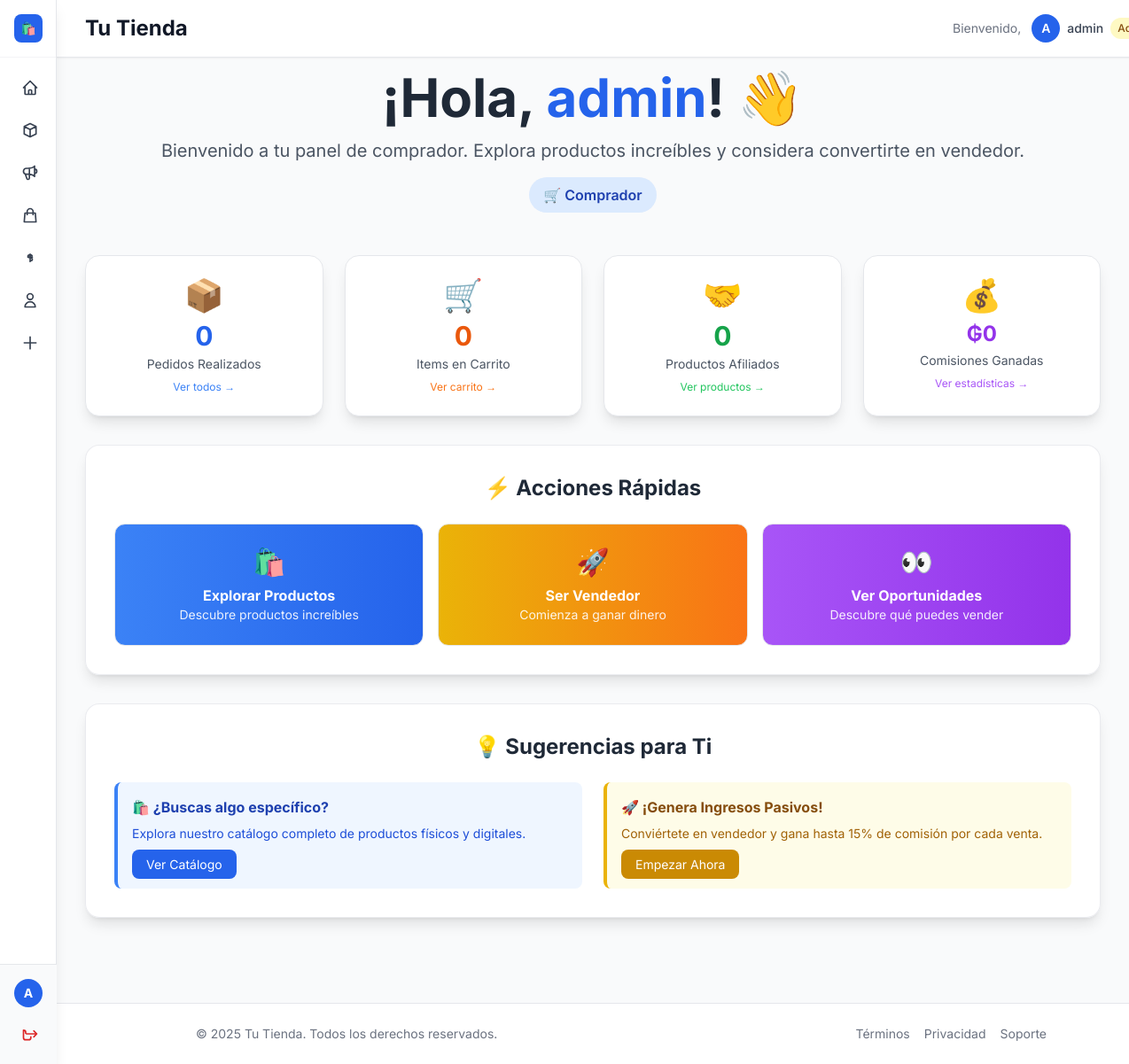
/usuarios/ (signed in), run on an earlier commit of the app's database.
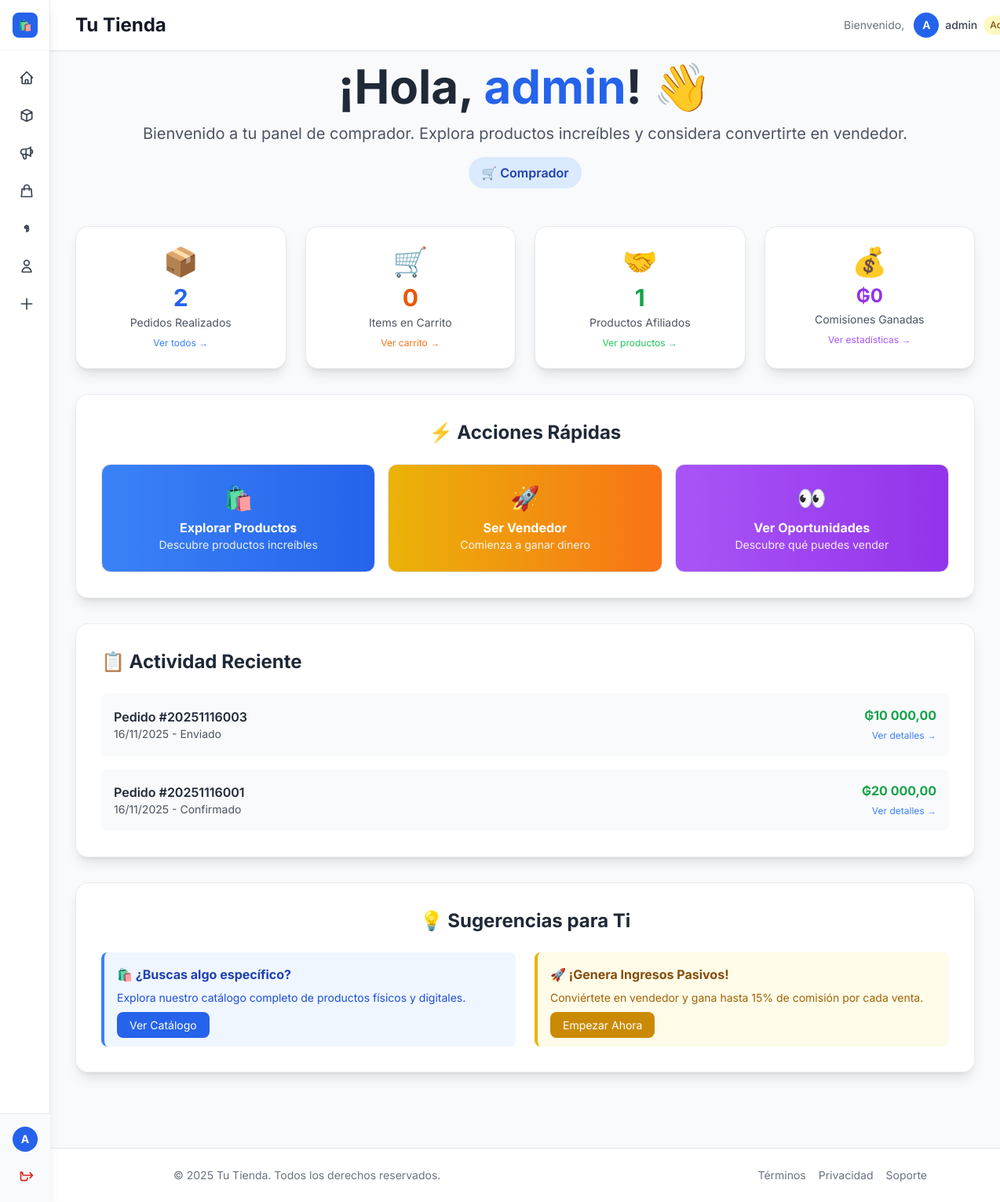
And on a later commit of the database.
### productos/models.py (models this page shows, shortened)
class Pedido(models.Model):
    ESTADO_CHOICES = (
        ('PENDIENTE', 'Pendiente'),  # Carrito activo
        ('CONFIRMADO', 'Confirmado'),
        ('PROCESANDO', 'En Proceso'),
        ('ENVIADO', 'Enviado'),
        ('ENTREGADO', 'Entregado'),
        ('CANCELADO', 'Cancelado'),
    )
    numero_pedido = models.CharField(max_length=20, unique=True, blank=True)
    usuario = models.ForeignKey(
        settings.AUTH_USER_MODEL,
        on_delete=models.CASCADE,
        related_name='pedidos',
        verbose_name='Usuario'
    )
    estado = models.CharField(
        max_length=20,
        choices=ESTADO_CHOICES,
        default='PENDIENTE',
        verbose_name='Estado'
    )
    total = models.DecimalField(
        max_digits=10,
        decimal_places=2,
        default=0,
        verbose_name='Total'
    )
    nombre_completo = models.CharField(max_length=200, blank=True, verbose_name='Nombre completo')
    email = models.EmailField(blank=True, verbose_name='Email')
    telefono = models.CharField(max_length=20, blank=True, verbose_name='Teléfono')
    direccion_envio = models.TextField(blank=True, verbose_name='Dirección de entrega')
    ciudad = models.CharField(max_length=100, blank=True, verbose_name='Ciudad')
    METODO_PAGO_CHOICES = (
        ('TRANSFERENCIA', 'Transferencia Bancaria'),
        ('CONTRA_ENTREGA', 'Pago en Puerta'),
        ('TARJETA', 'Tarjeta de Crédito/Débito'),
    )
    metodo_pago = models.CharField(
        max_length=20,
        choices=METODO_PAGO_CHOICES,
        blank=True,
        null=True,
        verbose_name='Método de Pago'
    )
    comprobante_pago = models.ImageField(
        upload_to='comprobantes/',
        null=True,
        blank=True,
        verbose_name='Comprobante de Pago',
        help_text='Imagen del comprobante de transferencia'
    )
    afiliado_referido = models.ForeignKey(
        settings.AUTH_USER_MODEL,
        on_delete=models.SET_NULL,
        null=True,
        blank=True,
        related_name='ventas_como_afiliado',
        verbose_name='Afiliado que refirió'
    )
    comision_total_field = models.DecimalField(
        max_digits=10,
        decimal_places=2,
        default=0,
        verbose_name='Comisión total'
    )
    porcentaje_comision = models.DecimalField(
        max_digits=5,
        decimal_places=2,
        default=10.00,
        verbose_name='% de comisión'
    )
    comision_pagada = models.BooleanField(
        default=False,
        verbose_name='Comisión pagada'
    )
    fecha_creacion = models.DateTimeField(auto_now_add=True, verbose_name='Fecha de creación')
    fecha_actualizacion = models.DateTimeField(auto_now=True, verbose_name='Última actualización')
    fecha_confirmacion = models.DateTimeField(null=True, blank=True, verbose_name='Fecha de confirmación')
    notas = models.TextField(blank=True, verbose_name='Notas del cliente')
    @property
    def comision_total(self):
        return self.comision_total_field
    class Meta:
        verbose_name = "Pedido"
        verbose_name_plural = "Pedidos"
        ordering = ['-fecha_creacion']

### usuarios/views.py (the view)
# urls.py: path('', views.home_tienda, name='home'),
def home(request):
    context = {}
    if request.user.is_authenticated:
        context['user'] = request.user
        context['tipo_usuario'] = request.user.get_tipo_usuario_display()
        context['pedidos_count'] = Pedido.objects.filter(
            usuario=request.user
        ).exclude(estado='PENDIENTE').count()
        try:
            carrito = Pedido.objects.get(usuario=request.user, estado='PENDIENTE')
            context['items_carrito'] = carrito.items.count()
        except Pedido.DoesNotExist:
            context['items_carrito'] = 0
        context['ultimos_pedidos'] = Pedido.objects.filter(
            usuario=request.user
        ).exclude(estado='PENDIENTE').order_by('-fecha_creacion')[:5]
        if request.user.es_vendedor():
            context['productos_afiliados_count'] = request.user.productos_afiliados.count()
            ventas_como_afiliado = Pedido.objects.filter(
                afiliado_referido=request.user
            ).exclude(estado='PENDIENTE')
            context['comisiones_totales'] = sum(v.comision_total for v in ventas_como_afiliado)
            context['ventas_generadas'] = ventas_como_afiliado.count()
            if request.user.is_superuser:
                context['productos_creados_count'] = request.user.productos_creados.count()
        else:
            context['productos_disponibles_count'] = Producto.objects.filter(activo=True).count()
            context['potencial_comision_mensual'] = 150000  # Ejemplo
    return render(request, 'usuarios/home.html', context)

### usuarios/models.py (called while the page is built)
    def es_comprador(self):
        return self.tipo_usuario == 'COMPRADOR'

    def es_vendedor(self):
        return self.tipo_usuario == 'VENDEDOR' or self.is_superuser

### usuarios/templates/usuarios/home.html (shortened to what the changed rows need)
{% extends 'base.html' %}
{% load humanize %}
{% block content %}
<div class="max-w-7xl mx-auto">
    <div class="text-center mb-12">
        <h1 class="text-4xl md:text-6xl font-bold text-gray-800 mb-4">
            ¡Hola, <span class="text-blue-600">{{ request.user.username|default:"Visitante" }}</span>! 👋
        </h1>
    </div>
    {% if request.user.is_authenticated %}
        <div class="grid grid-cols-1 md:grid-cols-4 gap-6 mb-8">
            <div class="glass-card stat-card rounded-2xl p-6 shadow-lg text-center">
                <div class="text-4xl mb-2">📦</div>
                <div class="text-3xl font-bold text-blue-600 mb-1">{{ pedidos_count }}</div>
                <div class="text-sm text-gray-600">Pedidos Realizados</div>
                <a href="{% url 'productos:mis_pedidos' %}" class="text-xs text-blue-500 hover:text-blue-700 mt-2 block">
                    Ver todos →
                </a>
            </div>
            <div class="glass-card stat-card rounded-2xl p-6 shadow-lg text-center">
                <div class="text-4xl mb-2">🛒</div>
                <div class="text-3xl font-bold text-orange-600 mb-1">{{ items_carrito }}</div>
                <div class="text-sm text-gray-600">Items en Carrito</div>
                <a href="{% url 'productos:ver_carrito' %}" class="text-xs text-orange-500 hover:text-orange-700 mt-2 block">
                    Ver carrito →
                </a>
            </div>
            {% if request.user.es_vendedor %}
            <div class="glass-card stat-card rounded-2xl p-6 shadow-lg text-center">
                <div class="text-4xl mb-2">🤝</div>
                <div class="text-3xl font-bold text-green-600 mb-1">{{ productos_afiliados_count }}</div>
                <div class="text-sm text-gray-600">Productos Afiliados</div>
                <a href="{% url 'productos:mis_productos' %}" class="text-xs text-green-500 hover:text-green-700 mt-2 block">
                    Ver productos →
                </a>
            </div>
            <div class="glass-card stat-card rounded-2xl p-6 shadow-lg text-center">
                <div class="text-4xl mb-2">💰</div>
                <div class="text-2xl font-bold text-purple-600 mb-1">₲{{ comisiones_totales|default:0|intcomma }}</div>
                <div class="text-sm text-gray-600">Comisiones Ganadas</div>
                <a href="{% url 'productos:estadisticas_vendedor' %}" class="text-xs text-purple-500 hover:text-purple-700 mt-2 block">
                    Ver estadísticas →
                </a>
            </div>
            {% endif %}
        </div>
        <div class="glass-card rounded-2xl p-8 shadow-lg mb-8">
            <h2 class="text-2xl font-bold text-gray-800 mb-6 text-center">⚡ Acciones Rápidas</h2>
            {% if request.user.es_comprador %}
            <div class="grid grid-cols-1 md:grid-cols-3 gap-4">
                <a href="{% url 'productos:home' %}" class="quick-action block p-6 bg-gradient-to-r from-blue-500 to-blue-600 text-white rounded-xl text-center hover:from-blue-600 hover:to-blue-700 transition duration-300">
                    <div class="text-3xl mb-2">🛍️</div>
                    <div class="font-bold">Explorar Productos</div>
                    <div class="text-sm opacity-90">Descubre productos increíbles</div>
                </a>
                <a href="{% url 'usuarios:upgrade_vendedor' %}" class="quick-action block p-6 bg-gradient-to-r from-yellow-500 to-orange-500 text-white rounded-xl text-center hover:from-yellow-600 hover:to-orange-600 transition duration-300">
                    <div class="text-3xl mb-2">🚀</div>
                    <div class="font-bold">Ser Vendedor</div>
                    <div class="text-sm opacity-90">Comienza a ganar dinero</div>
                </a>
                <a href="{% url 'productos:afiliarme' %}" class="quick-action block p-6 bg-gradient-to-r from-purple-500 to-purple-600 text-white rounded-xl text-center hover:from-purple-600 hover:to-purple-700 transition duration-300">
                    <div class="text-3xl mb-2">👀</div>
                    <div class="font-bold">Ver Oportunidades</div>
                    <div class="text-sm opacity-90">Descubre qué puedes vender</div>
                </a>
            </div>
            {% endif %}
        </div>
        {% if ultimos_pedidos %}
        <div class="glass-card rounded-2xl p-8 shadow-lg mb-8">
            <h2 class="text-2xl font-bold text-gray-800 mb-6">📋 Actividad Reciente</h2>
            <div class="space-y-4">
                {% for pedido in ultimos_pedidos|slice:":3" %}
                <div class="flex justify-between items-center p-4 bg-gray-50 rounded-lg">
                    <div>
                        <div class="font-semibold text-gray-800">Pedido #{{ pedido.numero_pedido }}</div>
                        <div class="text-sm text-gray-600">{{ pedido.fecha_creacion|date:"d/m/Y" }} - {{ pedido.get_estado_display }}</div>
                    </div>
                    <div class="text-right">
                        <div class="font-bold text-green-600">₲{{ pedido.total|intcomma }}</div>
                        <a href="{% url 'productos:detalle_pedido' pedido.id %}" class="text-xs text-blue-500 hover:text-blue-700">
                            Ver detalles →
                        </a>
                    </div>
                </div>
                {% endfor %}
            </div>
        </div>
        {% endif %}
        <div class="glass-card rounded-2xl p-8 shadow-lg">
            <h2 class="text-2xl font-bold text-gray-800 mb-6 text-center">💡 Sugerencias para Ti</h2>
            {% if request.user.es_comprador %}
            <div class="grid grid-cols-1 md:grid-cols-2 gap-6">
                <div class="bg-blue-50 border-l-4 border-blue-500 p-4 rounded-lg">
                    <h3 class="font-bold text-blue-800 mb-2">🛍️ ¿Buscas algo específico?</h3>
                    <p class="text-blue-700 text-sm mb-3">Explora nuestro catálogo completo de productos físicos y digitales.</p>
                    <a href="{% url 'productos:home' %}" class="bg-blue-600 text-white px-4 py-2 rounded-lg text-sm hover:bg-blue-700 transition duration-300">
                        Ver Catálogo
                    </a>
                </div>
                <div class="bg-yellow-50 border-l-4 border-yellow-500 p-4 rounded-lg">
                    <h3 class="font-bold text-yellow-800 mb-2">🚀 ¡Genera Ingresos Pasivos!</h3>
                    <p class="text-yellow-700 text-sm mb-3">Conviértete en vendedor y gana hasta 15% de comisión por cada venta.</p>
                    <a href="{% url 'usuarios:upgrade_vendedor' %}" class="bg-yellow-600 text-white px-4 py-2 rounded-lg text-sm hover:bg-yellow-700 transition duration-300">
                        Empezar Ahora
                    </a>
                </div>
            </div>
            {% endif %}
        </div>
    {% endif %}
</div>
{% endblock %}

What changed in the data, as far as the page shows it:
added Pedido: numero_pedido "20251116003", fecha_creacion "16/11/2025", estado "Enviado", total "10 000,00"
added Pedido: numero_pedido "20251116001", fecha_creacion "16/11/2025", estado "Confirmado", total "20 000,00"
Also different on the page:
{{ pedidos_count }}: "0" → "2"
{{ productos_afiliados_count }}: "0" → "1"
text now shown: "📋 Actividad Reciente"
